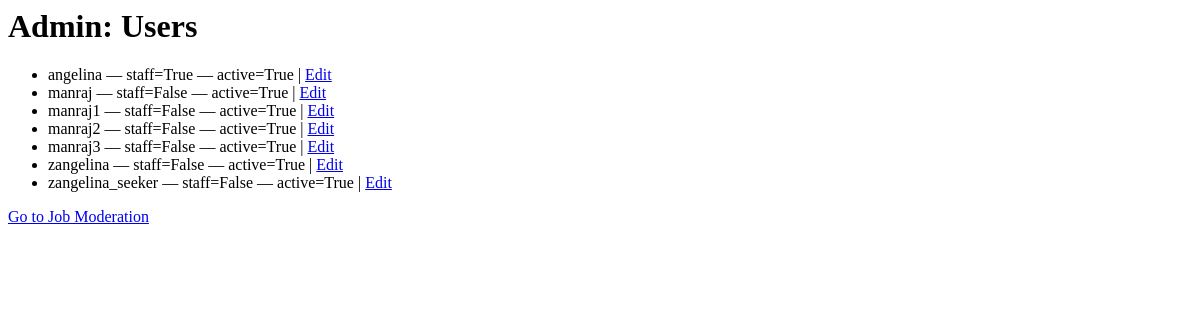
/site-admin/users/ (signed in), run on an earlier commit of the app's database.
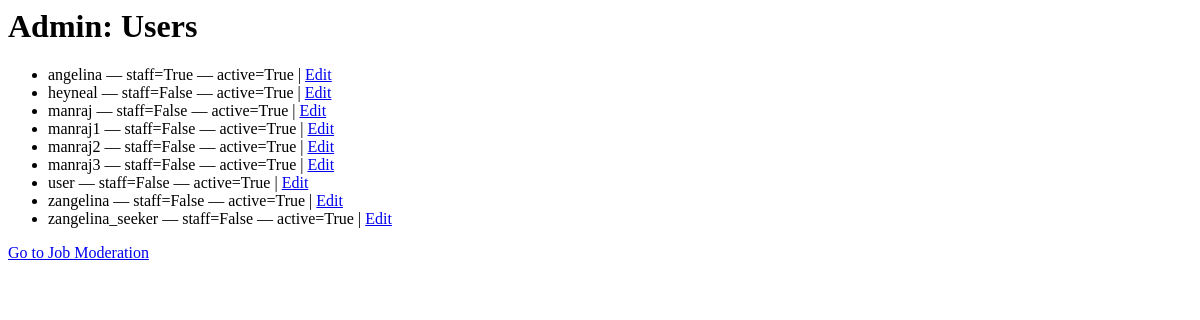
And on a later commit of the database.
### jobs/models.py (models this page shows, shortened)
class CustomUser(AbstractUser):
    class Role(models.TextChoices):
        JOB_SEEKER = "job_seeker", "Job Seeker"
        RECRUITER = "recruiter", "Recruiter"
        ADMIN = "admin", "Admin"
    role = models.CharField(
        max_length=20,
        choices=Role.choices,
        default=Role.JOB_SEEKER,
    )

### jobs/views.py (the view)
# urls.py: path("site-admin/users/", views.admin_user_list, name="admin_user_list"),
@admin_required
def admin_user_list(request):
    users = CustomUser.objects.all().order_by("username")
    return render(request, "jobs/admin_user_list.html", {"users": users})

### jobs/views.py (called while the page is built)
def is_admin_user(user):
    return user.is_authenticated and user.is_staff

### jobs/templates/jobs/admin_user_list.html (shortened to what this page needs)
<h1>Admin: Users</h1>
<ul>
  {% for u in users %}
    <li>
      {{ u.username }} — staff={{ u.is_staff }} — active={{ u.is_active }}
      | <a href="{% url 'admin_user_update' u.id %}">Edit</a>
    </li>
  {% endfor %}
</ul>
<p><a href="{% url 'admin_job_list' %}">Go to Job Moderation</a></p>

What changed in the data, as far as the page shows it:
added CustomUser: username "heyneal", is_staff "False", is_active "True"
added CustomUser: username "user", is_staff "False", is_active "True"
